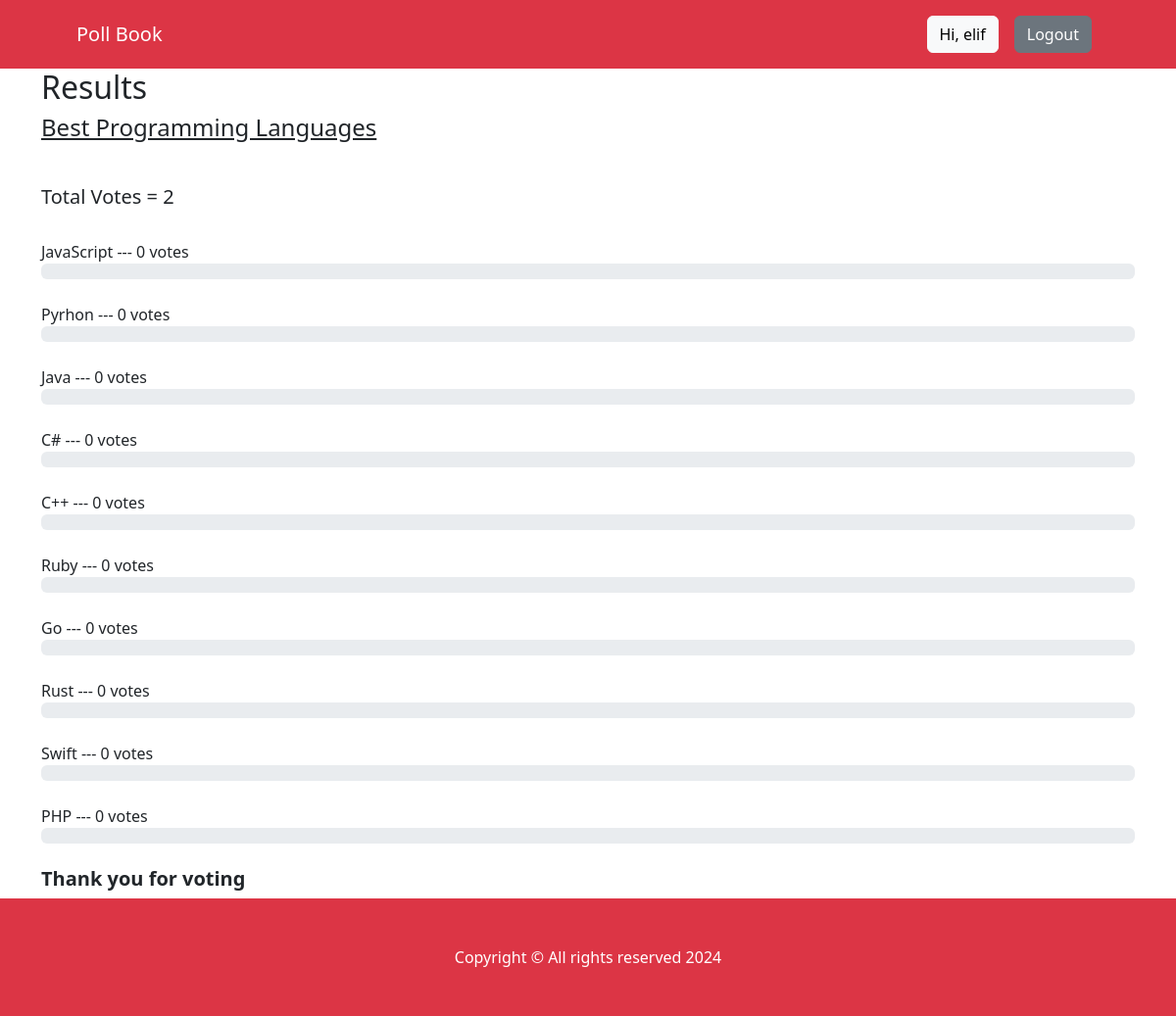
The page /result/programming_languages (signed in) on the database its author committed.
### pollapp/models.py (models this page shows, shortened)
class Category(models.Model):
    title = models.CharField(max_length=200)
    slug = models.SlugField(blank=True, null=True)
    description = models.TextField(blank=True, null=True)
    total_vote = models.IntegerField(default=0)
    voters = models.ManyToManyField(User, blank=True)

class CategoryItem(models.Model):
    title = models.CharField(max_length=200)
    total_vote = models.IntegerField(default=0)
    category = models.ForeignKey(Category, on_delete=models.CASCADE, related_name="items")
    voters = models.ManyToManyField(User, blank=True)
    @property
    def percentage_vote(self):
        category_votes = self.category.total_vote
        item_votes = self.total_vote
        if category_votes == 0:
            vote_in_percentage = 0
        else:
            vote_in_percentage = (item_votes/category_votes) * 100
        return vote_in_percentage

### pollapp/views.py (the view)
def result(request, slug):
    category = Category.objects.get(slug=slug)
    items = CategoryItem.objects.filter(category=category)
    context = {"category": category, "items": items}
    return render(request, "result.html", context)

### pollapp/templatetags/custom_filters.py (called while the page is built)
@register.filter(name="has_voted")
def has_voted(user, voters):
    return any(user.id== voter.id for voter in voters)

### pollapp/templates/result.html (shortened to what this page needs)
{% extends 'base.html' %}
{% block content %}
{% load humanize %}
{% load custom_filters %}
<div class="container result-container">
    <div class="sub-container">
      <h2>Results</h2>
      <h4>{{category.title}}</h4>
      <br>
      <h5>Total Votes = {{category.total_vote}}</h5>
      <br />
      {% for item in items  %}
      {% if request.user|has_voted:item.voters.all %}
      <small>{{item.title}}</strong> --- {{item.total_vote}} vote{{item.total_vote | pluralize:",s"}} ---  <strong>[voted]</strong> </small>
      <div class="progressContainer">
        <div class="progress">
          <div
            class="progress-bar"
            role="progressbar"
            aria-label="Example with label"
            style="width:{{item.percentage_vote | floatformat:2}}%;"
            aria-valuenow="25"
            aria-valuemin="0"
            aria-valuemax="100"
          >
          {{item.percentage_vote | floatformat:2}}%
          </div>
        </div>
      </div>
      <br>
      {% else %}
      <small>{{item.title}}</strong> --- {{item.total_vote}} vote{{item.total_vote | pluralize:",s"}} </small>
      <div class="progressContainer">
        <div class="progress">
        </div>
      </div>
      <br>
      {% endif %}
      {% endfor %}
      <h5 style="font-weight: bold">Thank you for voting</h5>
    </div>
  </div>
{% endblock content %}

### pollapp/templates/base.html (shortened to what this page needs)
<!DOCTYPE html>
{% load static %}
<html lang="en">
<head>
    <link href="https://cdn.jsdelivr.net/npm/bootstrap-icons@1.4.1/font/bootstrap-icons.css" rel="stylesheet" />
    <link rel="stylesheet" href="{% static 'css/bootstrap.css' %}">
    <link rel="stylesheet" href="{% static 'css/style.css' %}">
</head>
<body>
     <nav class="navbar navbar-expand-lg navbar-dark bg-danger">
        <div class="container px-lg-5">
            <a class="navbar-brand" href="{% url 'index'  %}">Poll Book</a>
            <div class="collapse navbar-collapse" id="navbarSupportedContent">
                <ul class="navbar-nav ms-auto mb-2 mb-lg-0">
                    {% if request.user.is_authenticated %}
                    <li class="nav-item"><a class="nav-link" href="#"><button class="btn btn-light">Hi, {{request.user.username}}</button></a></li>
                    <li class="nav-item"><a class="nav-link" href="{% url 'logout' %}"><button class="btn btn-secondary">Logout</button></a></li>
                    {% else %}
                    <li class="nav-item"><a class="nav-link" href="{% url 'signin' %}"><button class="btn btn-primary">Login</button></a></li>
                    <li class="nav-item"><a class="nav-link" href="{% url 'signup' %}"><button class="btn btn-primary">SignUp</button></a></li>
                    {% endif %}
                </ul>
            </div>
        </div>
    </nav>
    {% block content %}
    {% endblock content %}
     <footer class="py-5 bg-danger">
        <div class="container"><p class="m-0 text-center text-white">Copyright &copy; All rights reserved 2024</p></div>
    </footer>
</body>
</html>

### pollapp/static/css/style.css (style rules this page uses)
* { box-sizing: border-box; }
.result-container { display: flex; align-items: center; justify-content: center; }
.sub-container { width: inherit }
.result-container h4 { text-decoration: underline; margin-bottom: 20px; }
.result-container small { font-size: 16px; font-weight: 500; }

### rows shown on the page
Category: title "Best Programming Languages", total_vote "2"
CategoryItem: title "JavaScript", total_vote "0", total_vote|pluralize "s"
CategoryItem: title "Pyrhon", total_vote "0", total_vote|pluralize "s"
CategoryItem: title "Java", total_vote "0", total_vote|pluralize "s"
CategoryItem: title "C#", total_vote "0", total_vote|pluralize "s"
CategoryItem: title "C++", total_vote "0", total_vote|pluralize "s"
CategoryItem: title "Ruby", total_vote "0", total_vote|pluralize "s"
CategoryItem: title "Go", total_vote "0", total_vote|pluralize "s"
CategoryItem: title "Rust", total_vote "0", total_vote|pluralize "s"
CategoryItem: title "Swift", total_vote "0", total_vote|pluralize "s"
CategoryItem: title "PHP", total_vote "0", total_vote|pluralize "s"

### other values the page prints
{{ request.user.username }} "elif"
